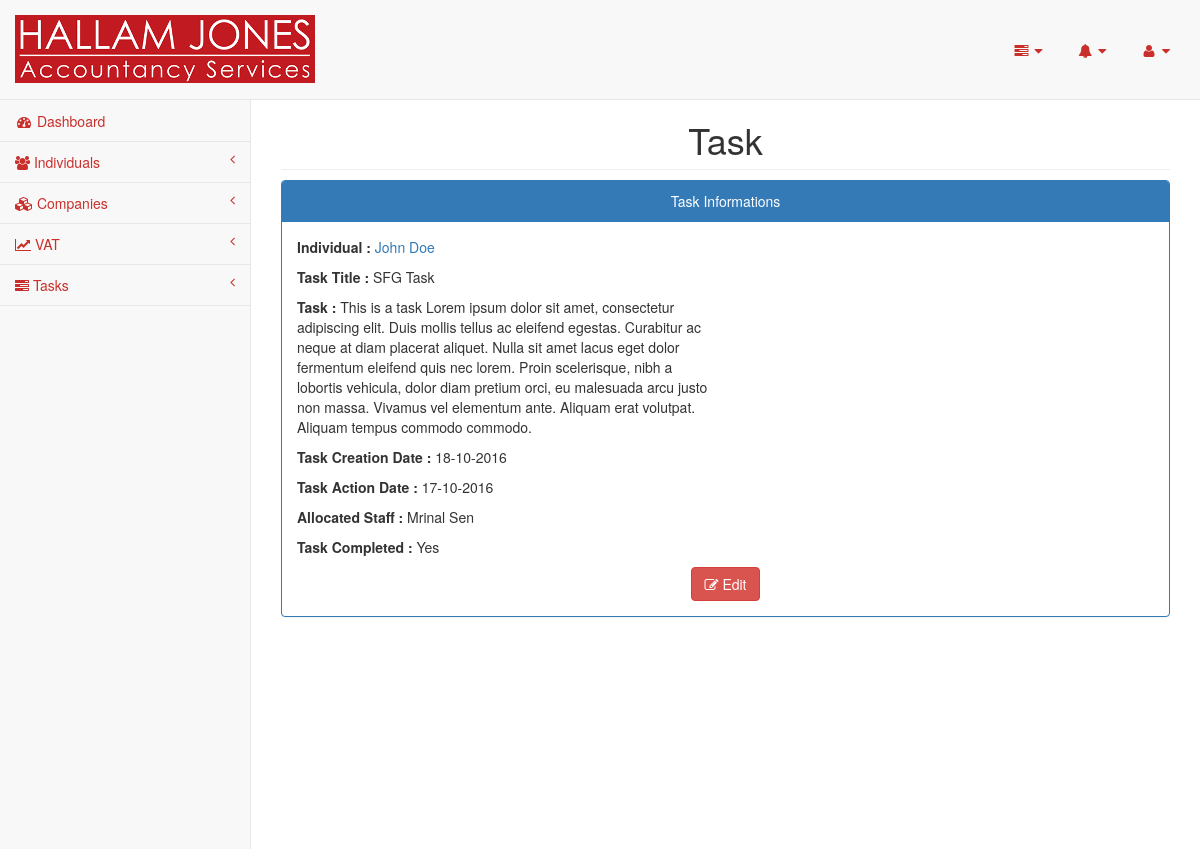
The page /pages/task.php?id=1 (signed in) on the database its author committed.
### tables this page shows
CREATE TABLE `tasks` (
  `id` int(11) NOT NULL,
  `individual_id` int(11) DEFAULT NULL,
  `company_id` int(11) DEFAULT NULL,
  `task_title` varchar(250) NOT NULL,
  `task` text NOT NULL,
  `task_action_date` date NOT NULL,
  `allocated_staff` varchar(200) NOT NULL,
  `task_creation_date` date NOT NULL,
  `is_task_completed` enum('Yes','No') NOT NULL DEFAULT 'No'
);

CREATE TABLE `individuals` (
  `id` int(11) NOT NULL,
  `client_id` varchar(200) NOT NULL,
  `firstname` varchar(100) NOT NULL,
  `surname` varchar(100) NOT NULL,
  `maiden_name` varchar(100) NOT NULL,
  `address1` text NOT NULL,
  `no_of_address` int(4) NOT NULL,
  `postcode` varchar(100) NOT NULL,
  `country_id` int(11) NOT NULL,
  `uk_address` text NOT NULL,
  `uk_address_description` varchar(200) NOT NULL,
  `telephone` varchar(100) NOT NULL,
  `no_of_telephone` int(4) NOT NULL,
  `email` varchar(100) NOT NULL,
  `no_of_email` int(4) NOT NULL,
  `company_director_of` int(11) DEFAULT NULL,
  `national_insurance` varchar(200) NOT NULL,
  `dob` date DEFAULT NULL,
  `place_of_birth` varchar(100) NOT NULL,
  `date_of_death` date DEFAULT NULL,
  `nationality` varchar(100) NOT NULL,
  `passport_no` varchar(100) NOT NULL,
  `marital_status` enum('Single','Married','Cohabiting','Divorced','Widowed','Separated','Not disclosed') NOT NULL DEFAULT 'Not disclosed',
  `date_of_marriage` date DEFAULT NULL,
  `place_of_marriage` varchar(100) NOT NULL,
  `active` enum('Yes','No') NOT NULL,
  `on_stop` enum('Yes','No') NOT NULL,
  `engagement_start_date` date DEFAULT NULL,
  `engagement_end_date` date DEFAULT NULL,
  `p_firstname` varchar(100) NOT NULL,
  `p_surname` varchar(100) NOT NULL,
  `p_maiden_name` varchar(100) NOT NULL,
  `p_address` text NOT NULL,
  `p_postcode` varchar(100) NOT NULL,
  `p_country_id` int(11) NOT NULL,
  `p_telephone` varchar(100) NOT NULL,
  `p_email` varchar(100) NOT NULL,
  `p_dob` date DEFAULT NULL,
  `p_place_of_birth` varchar(100) NOT NULL,
  `p_date_of_death` date DEFAULT NULL,
  `p_nationality` varchar(100) NOT NULL,
  `p_passport_no` varchar(100) NOT NULL,
  `first_tax_year_due` varchar(10) NOT NULL,
  `requires_tax_return` enum('Yes','No') NOT NULL DEFAULT 'No',
  `utr` bigint(10) DEFAULT NULL,
  `vat_registered` enum('Yes','No') NOT NULL DEFAULT 'No',
  `business_commencement_date` date DEFAULT NULL,
  `other_paid_employment` enum('Yes','No') NOT NULL DEFAULT 'No',
  `first_year_p45_p60` enum('Yes','No') NOT NULL DEFAULT 'Yes',
  `subsequent_years_p45_p60` enum('Yes','No') NOT NULL DEFAULT 'Yes',
  `fee` int(11) NOT NULL,
  `fee_type` enum('Monthly','Annual') NOT NULL,
  `reference` varchar(150) NOT NULL,
  `uk_sixtyfour_eight_to_hmrc` enum('Yes','No') NOT NULL DEFAULT 'No',
  `uk_sixtyfour_eight_to_hmrc_date` date NOT NULL,
  `payroll_required` enum('Yes','No') NOT NULL DEFAULT 'No',
  `paye_office_code` varchar(8) NOT NULL,
  `paye_reference` varchar(100) NOT NULL,
  `social_security_no` varchar(100) NOT NULL,
  `siret_number` varchar(100) NOT NULL,
  `business_regime` varchar(100) NOT NULL,
  `f_business_commencement_date` date DEFAULT NULL,
  `f_business_end_date` date DEFAULT NULL,
  `f_first_tax_year_due` varchar(10) NOT NULL,
  `f_fee` int(11) NOT NULL,
  `f_prvious_address` text NOT NULL,
  `fiscal_no_first` varchar(50) NOT NULL,
  `fiscal_no_second` varchar(50) NOT NULL,
  `fip_no` varchar(50) NOT NULL,
  `fd5` enum('Yes','No') NOT NULL DEFAULT 'No',
  `p85` enum('Yes','No') NOT NULL DEFAULT 'No',
  `nrl1` enum('Yes','No') NOT NULL DEFAULT 'No',
  `s1` enum('Yes','No') NOT NULL DEFAULT 'No',
  `sixtyfour_eight_to_hmrc` enum('Yes','No') NOT NULL DEFAULT 'No',
  `fd5_date` date NOT NULL,
  `p85_date` date NOT NULL,
  `nrl1_date` date NOT NULL,
  `s1_date` date NOT NULL,
  `sixtyfour_eight_to_hmrc_date` date NOT NULL,
  `teledeclarant_number` varchar(250) NOT NULL,
  `service_impots_particulier_password` varchar(250) NOT NULL,
  `cdi_address` text NOT NULL,
  `no_of_note` int(4) NOT NULL
);

### pages/dbconnection.php (called while the page is built, shortened)
<?php
class Dbconnection{
	protected $db_name = "hallam";
	protected $db_user = "root";
	protected $db_pass = "";
	protected $db_host = "localhost";
	public function connect(){
		$this->db_conn = mysqli_connect($this->db_host, $this->db_user, $this->db_pass, $this->db_name);
		return true;
	}
}
$db=new Dbconnection();
?>

### pages/task.php (the view, shortened to what this page needs)
<?php
require_once('header.php');
require_once('sidebar.php');
$task_id = $_REQUEST['id'];
$resultTask = mysqli_query($db->db_conn, "SELECT * FROM tasks where id = ". $task_id);
?>
        <div id="page-wrapper">
        <?php
        if($resultTask->num_rows > 0){
            while($rowTask = $resultTask->fetch_assoc()){
            ?>
               <div class="row">
                <div class="col-lg-12">
                    <h1 class="page-header text-center">Task</h1>
                </div>
                    </div>
                    <div class="row">
                        <div class="col-lg-12">
                            <div class="panel panel-primary">
                                <div class="panel-heading text-center">
                                    Task Informations
                                </div>
                                <div class="panel-body">
                                    <div class="row">
                                        <div class="col-lg-6">
                                            <p>
                                                <?php
                                                if($rowTask['individual_id'] != ""){
                                                    echo '<b>Individual : </b>';
                                                    $resultIndividual = mysqli_query($db->db_conn, "SELECT * FROM individuals WHERE id = " . $rowTask['individual_id']);
                                                    if($resultIndividual->num_rows > 0){
                                                        while($rowIndividual =$resultIndividual->fetch_assoc()){
                                                            echo  '<a href="individual.php?id='.$rowIndividual["id"].'" target="_blank">'.$rowIndividual["firstname"].' '.$rowIndividual["surname"].'</a>';
                                                        }
                                                    }else{
                                                        echo '<span class="">No Individual Found</span>';
                                                    }
                                                }
                                                ?>
                                            </p>
                                            <p>
                                                <b>Task Title : </b>
                                                <?php echo $rowTask['task_title']; ?>
                                            </p>
                                            <p>
                                                <b>Task : </b>
                                                <?php echo $rowTask['task']; ?>
                                            </p>
                                            <p>
                                                <b>Task Creation Date : </b>
                                                <?php echo date('d-m-Y', strtotime($rowTask['task_creation_date'])); ?>
                                            </p>
                                            <p>
                                                <b>Task Action Date : </b>
                                                <?php echo date('d-m-Y', strtotime($rowTask['task_action_date'])); ?>
                                            </p>
                                            <p>
                                                <b>Allocated Staff : </b>
                                                <?php echo $rowTask['allocated_staff']; ?>
                                            </p>
                                            <p>
                                                <b>Task Completed : </b>
                                                <?php echo $rowTask['is_task_completed']; ?>
                                            </p>
                                        </div>
                                        <div class="col-lg-12 text-center">
                                            <a href="edit-task.php?id=<?php echo $rowTask['id']?>" class="btn btn-danger"><i class="fa fa-edit"></i> Edit</a>
                                        </div>
                                    </div>
                                </div>
                            </div>
                        </div>
                    </div>
                <?php
                }
            }else{
                echo '<div class="error-message">No Task Found</div>';
            }
            ?>
        </div>
<?php require_once('footer.php');?>

### rows shown on the page
tasks: task_title "SFG Task", task "This is a task Lorem ipsum dolor sit amet, consectetur adipiscing elit. Duis mollis tellus ac eleifend egestas. Curabitur ac neque at diam placerat aliquet. Nulla sit amet lacus eget dolor fermentum eleifend quis nec lorem. Proin scelerisque, nibh a lobortis vehicula, dolor diam pretium orci, eu malesuada arcu justo non massa. Vivamus vel elementum ante. Aliquam erat volutpat. Aliquam tempus commodo commodo.", task_creation_date "18-10-2016", task_action_date "17-10-2016", allocated_staff "Mrinal Sen", is_task_completed "Yes"
individuals: firstname "John", surname "Doe"
